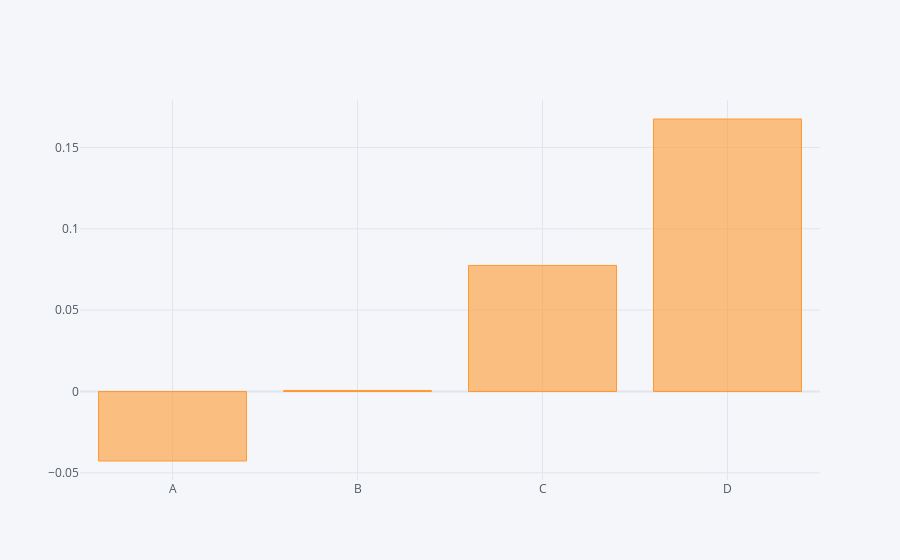

Notebook code for this chart:
### Code cell
df.mean().iplot(kind='bar')

### Figure 1 — Plotly figure (JSON) as saved in the notebook; plotly's stock layout.template omitted (floating-point values rounded to 4 significant figures)
{"data": [{"marker": {"color": "rgba(255, 153, 51, 0.6)", "line": {"color": "rgba(255, 153, 51, 1.0)", "width": 1}}, "name": "None", "orientation": "v", "text": "", "type": "bar", "x": ["A", "B", "C", "D"], "y": [-0.0427, 0.0006537, 0.07749, 0.1675]}], "layout": {"legend": {"bgcolor": "#F5F6F9", "font": {"color": "#4D5663"}}, "paper_bgcolor": "#F5F6F9", "plot_bgcolor": "#F5F6F9", "title": {"font": {"color": "#4D5663"}}, "xaxis": {"gridcolor": "#E1E5ED", "showgrid": true, "tickfont": {"color": "#4D5663"}, "title": {"font": {"color": "#4D5663"}, "text": ""}, "zerolinecolor": "#E1E5ED"}, "yaxis": {"gridcolor": "#E1E5ED", "showgrid": true, "tickfont": {"color": "#4D5663"}, "title": {"font": {"color": "#4D5663"}, "text": ""}, "zerolinecolor": "#E1E5ED"}}}
